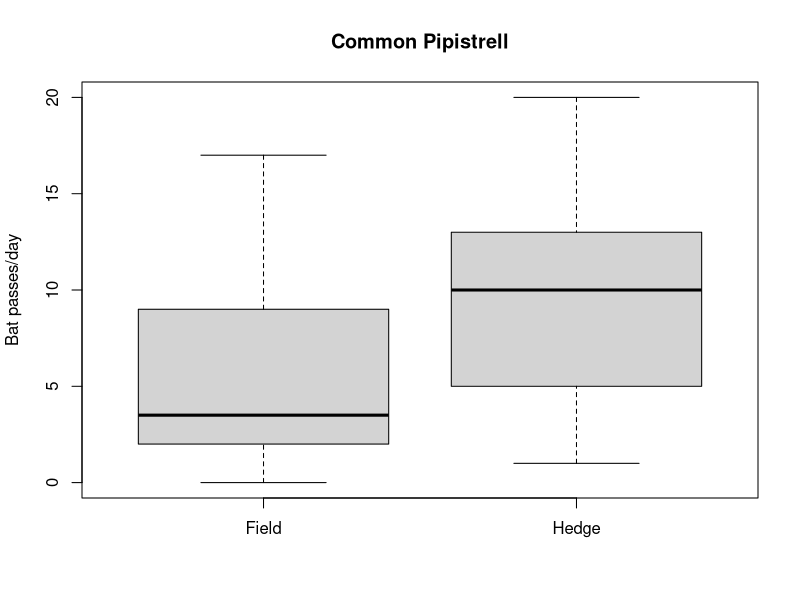
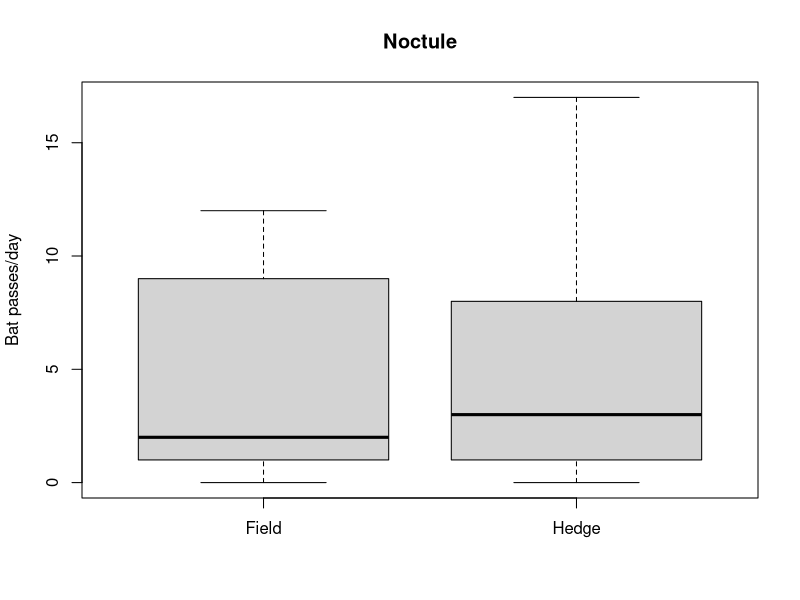

The R script that drew these images, in order:
# Author - Steve Markham - 28 August 14
# Example of Simple Analysis of Data using base r

# The Load data r sript needs to be run first to get results

# Common Pipistrelle and Noctule Bat passes per night 
# Recorded in the middle of a field and next to a hedge
# Bat passes/day recorded

# Load data into r vectors 
# Common Pipistrelle
Common.Field <- c(2, 2, 0, 17, 4, 4, 3, 11, 1, 9)
Common.Hedge <- c(10, 1, 5, 2, 11, 6, 13, 16, 20)

# Noctule
Noctule.Hedge <- c(9, 1, 1, 3, 3, 8, 8, 0, 17)
Noctule.Field <- c(1, 2, 1, 1, 4, 9, 12, 12, 0)

# Calulate Mean bat passes for the Field and Hedge
# Common Pipistrelle
mean(Common.Field)
mean(Common.Hedge)
# Noctule
mean(Noctule.Field)
mean(Noctule.Hedge)

# Median for Field and Hedge
# Common Pipistrelle
median(Common.Field)
median(Common.Hedge)
# Noctule
median(Noctule.Field)
median(Noctule.Hedge)

# Display data with a Boxplot (run one boxplot at at time)
# Common Pipistrelle
boxplot(Common.Field, Common.Hedge, names=c("Field", "Hedge"), ylab="Bat passes/day", main="Common Pipistrell")

# Noctule
boxplot(Noctule.Field, Noctule.Hedge, names=c("Field", "Hedge"), ylab="Bat passes/day", main="Noctule")

# Is the data normal? Check using Shapiro-Wilk test 
# if p.value <0.05 accept as normal (the p.value for both field and hedge data need to be <0.05)
# Common Pipistrelle
shapiro.test(Common.Field)
shapiro.test(Common.Hedge)
# Noctule
shapiro.test(Noctule.Field)
shapiro.test(Noctule.Hedge)

# Mann- Whitney U-test

# The Mann-Whitney U-test is a non-parametric technique for comparing the medians of two unmatched samples. 
# It may be used with as few as four observations in each sample. 
# The sample size can be unequal.
# The values of observations are converted to their ranks. 
# The test is  distribution-free and is suitable for data which is not normally distributed. 


# The question - Is the Field and Hedge activity for the Common Pipistrelle or Noctule the same?

# Null hypothesis- Field and Hedge bat activity (as measured by passes per day) come from distributions with the same median.
# Alternative hypothesis - Field and Hedge bat activity come from distributions with a different median.


# Common Pipistrelle
wilcox.test(Common.Field, Common.Hedge, exact=FALSE)

# Noctule
wilcox.test(Noctule.Field, Noctule.Hedge, exact=FALSE)


# If the resulting p-value is <0.05  you to reject the null hypothesis: i.e. Field and Hedge do not have similar levels of bat activity.

# If the resulting p-value is >0.05  you cannot reject the null hypothesis: i.e. Field and Hedge do have similar levels of bat activity.
